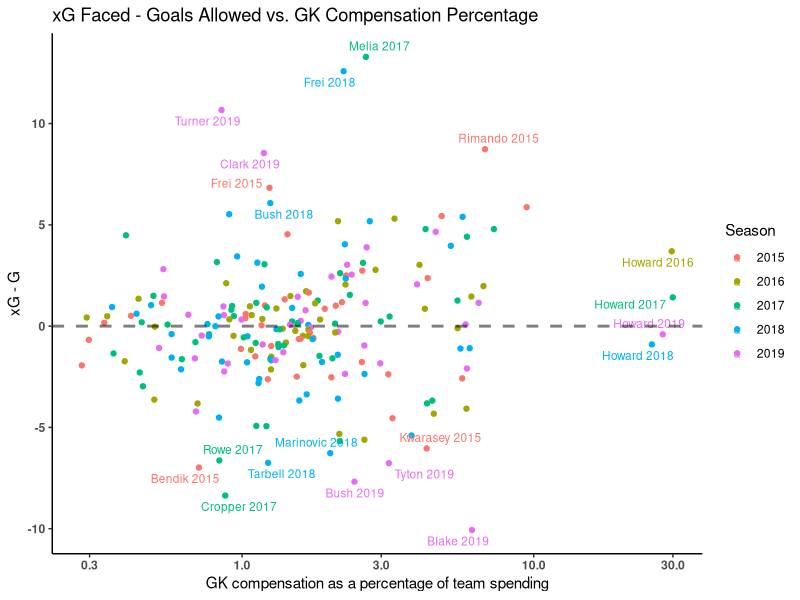
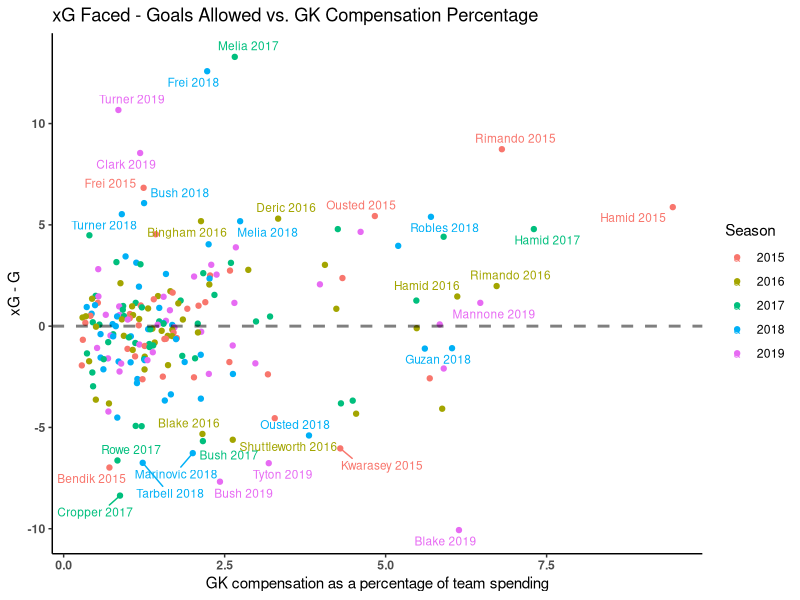
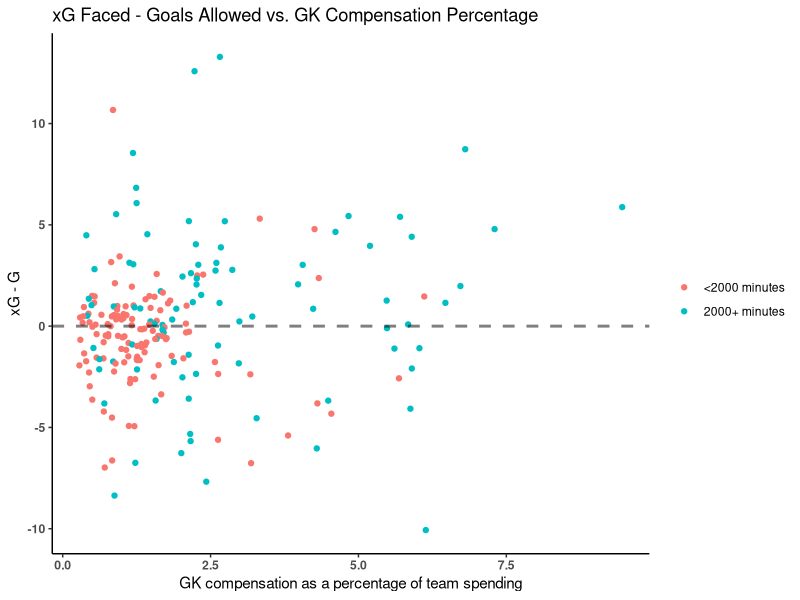

R code for these plots, in order:
library(ggrepel)
library(scales)
library(lubridate)
library(tidyverse)

#### Import Data ####
# GK Stats 2011-2019
gk_table <- read_csv('ASAkeepertable.csv') %>%
  select(first = First, last = Last, keeper = Keeper, team = Team, season = Season,
         min = Min, shots = Shots, goals = Goals, saves = Saves, header_pct = 'Header%',
         dist = Dist, xG, G_xG = 'G-xG', goals_per_shot = 'Goals/Shot', xG_per_shot = 'xG/Shot',
         G_xG_per_shot = 'G-xG/Shot', comp_k = 'Comp ($K)', plotnames)

# Salaries by team 2015-2019
salaries2015 <- read_csv('ASA_TeamSalaries2015.csv') %>% mutate(season = 2015)
salaries2016 <- read_csv('ASA_TeamSalaries2016.csv') %>% mutate(season = 2016)
salaries2017 <- read_csv('ASA_TeamSalaries2017.csv') %>% mutate(season = 2017)
salaries2018 <- read_csv('ASA_TeamSalaries2018.csv') %>% mutate(season = 2018)
salaries2019 <- read_csv('ASA_TeamSalaries2019.csv') %>% mutate(season = 2019)
salaries <- bind_rows(salaries2015, salaries2016, salaries2017, salaries2018, salaries2019) %>%
  filter(Team != 'NONE')
names(salaries) <- tolower(names(salaries))
salaries$n[2] <- 26

#### GK xG and compensation ####
# G-xG vs. compensation
left_join(gk_table, salaries %>% select(team, season, totalguar), by = c('team', 'season')) %>%
  filter(season %in% c(2015:2019)) %>%
  mutate(gk_comp_prc = 100*1000*comp_k/totalguar) %>%
  ggplot(aes(x = gk_comp_prc, y = -G_xG, color = factor(season))) +
  geom_point() +
  geom_text_repel(aes(label = ifelse(gk_comp_prc > 10, plotnames,
                               ifelse(-G_xG > 6 | -G_xG < -6, plotnames, NA))),
                  size = 3)+
  geom_hline(aes(yintercept = 0), alpha = .5, linetype = 'dashed', size = 1)+
  scale_x_log10() +
  theme_classic()+
  theme(axis.text.x = element_text(face = 'bold'),
        axis.text.y = element_text(face = 'bold'))+
  labs(title = 'xG Faced - Goals Allowed vs. GK Compensation Percentage',
       y = 'xG - G',
       x = 'GK compensation as a percentage of team spending',
       color = 'Season')


left_join(gk_table, salaries %>% select(team, season, totalguar), by = c('team', 'season')) %>%
  filter(season %in% c(2015:2019)) %>%
  filter(last != 'Howard') %>%
  mutate(gk_comp_prc = 100*1000*comp_k/totalguar) %>%
  ggplot(aes(x = gk_comp_prc, y = -G_xG, color = factor(season))) +
  geom_point() +
  geom_text_repel(aes(label = ifelse(gk_comp_prc > 6, plotnames,
                                     ifelse(-G_xG > 5 | -G_xG < -5, plotnames, NA))),
                  size = 3)+
  geom_hline(aes(yintercept = 0), alpha = .5, linetype = 'dashed', size = 1)+
  theme_classic()+
  theme(axis.text.x = element_text(face = 'bold'),
        axis.text.y = element_text(face = 'bold'))+
  labs(title = 'xG Faced - Goals Allowed vs. GK Compensation Percentage',
       y = 'xG - G',
       x = 'GK compensation as a percentage of team spending',
       color = 'Season')

left_join(gk_table, salaries %>% select(team, season, totalguar), by = c('team', 'season')) %>%
  filter(season %in% c(2015:2019)) %>%
  filter(last != 'Howard') %>%
  filter(!is.na(min)) %>%
  mutate(gk_comp_prc = 100*1000*comp_k/totalguar,
         sig_mins = ifelse(min >= 2000, '2000+ minutes', '<2000 minutes')) %>%
  ggplot(aes(x = gk_comp_prc, y = -G_xG, color = factor(sig_mins))) +
  geom_point() +
  geom_hline(aes(yintercept = 0), alpha = .5, linetype = 'dashed', size = 1)+
  theme_classic()+
  theme(axis.text.x = element_text(face = 'bold'),
        axis.text.y = element_text(face = 'bold'))+
  labs(title = 'xG Faced - Goals Allowed vs. GK Compensation Percentage',
       y = 'xG - G',
       x = 'GK compensation as a percentage of team spending',
       color = element_blank())


gk_table %>% filter(season %in% c(2015:2019)) %>%
  mutate(within_2g = ifelse(abs(G_xG) <= 2, 1, 0)) %>%
  summarize(sum = sum(within_2g)/n())

gk_table2 <- gk_table %>% filter(season %in% c(2015:2019)) %>%
  filter(!is.na(comp_k))
cor(gk_table2$comp_k, -gk_table2$G_xG)
    

